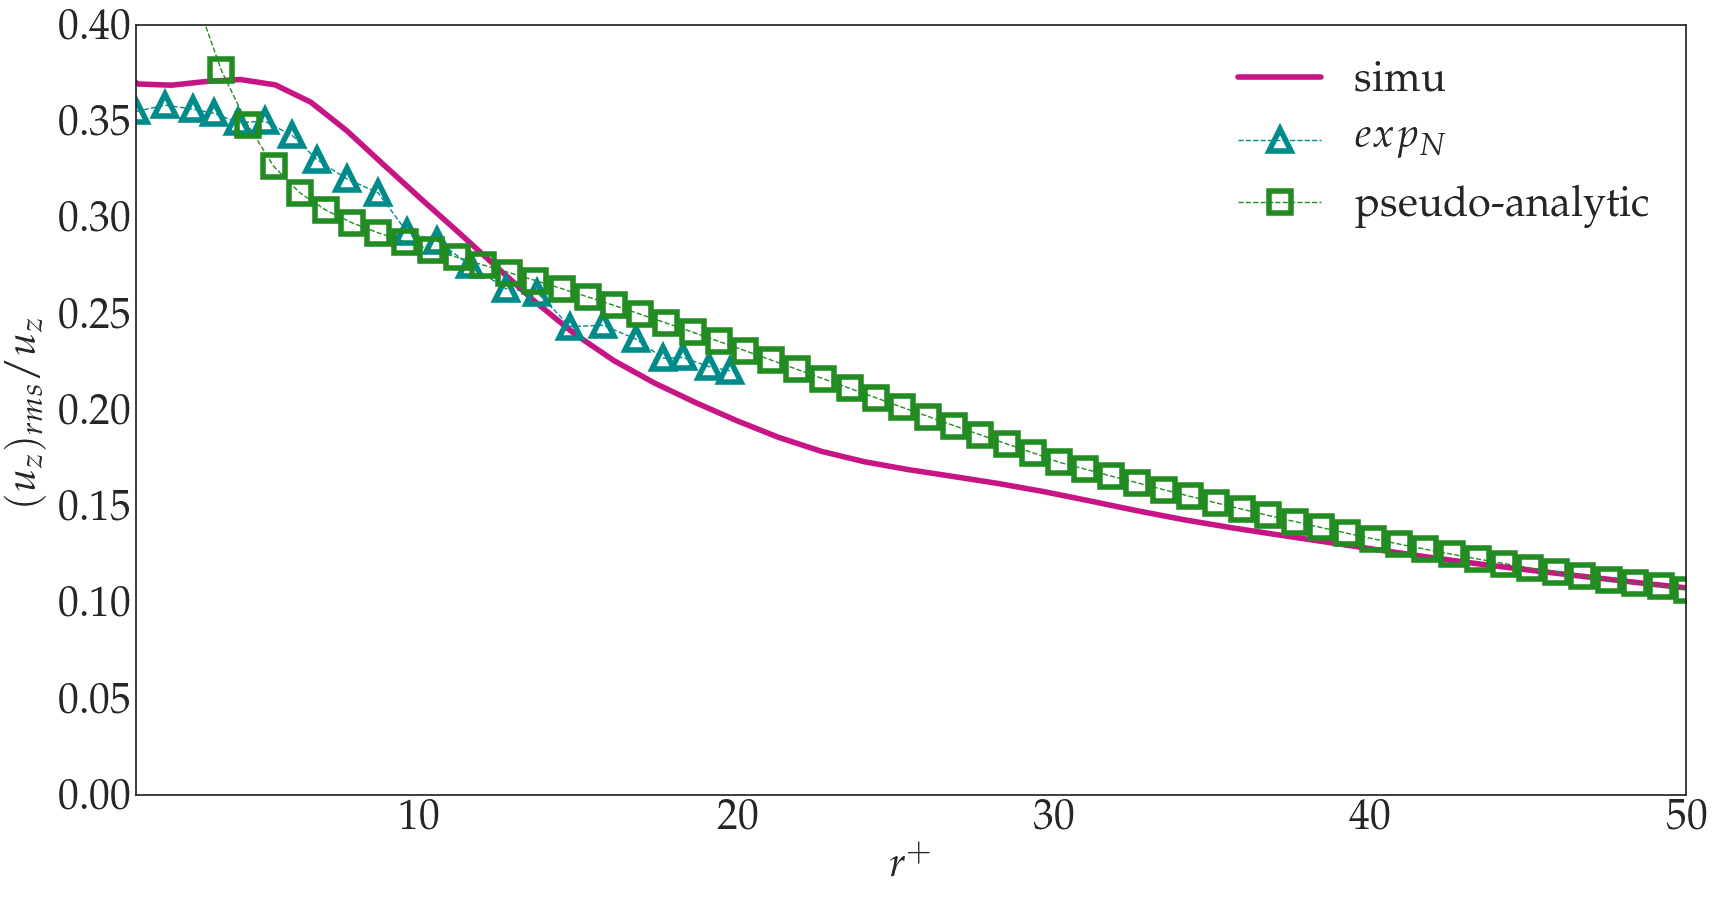

The script that saved this image:
import numpy as np
#import general_settings as gs
import reference_database as rdb
import matplotlib
matplotlib.use('agg')
import matplotlib.pyplot as plt

def main():

    plt.style.use('seaborn-white') # from defaut
    plt.rcParams.update({'font.size': 30})
    plt.rcParams['savefig.dpi'] = 100
    
    from matplotlib import rc
#    rc('font',**{'family':'sans-serif','sans-serif':['Helvetica']})
    ## for Palatino and other serif fonts use:
    rc('font',**{'family':'serif','serif':['Palatino']})
    rc('text', usetex=True)

    import spatialSeriesReader_returnBothInnerAndOuter as ssR
    import parameters_t_c as p_appoxEggels
    import copy

    sampleNaming='lines_typeFace_cell'

    fig1,ax1 = plt.subplots(figsize=(20,10))
    l = ssR.pre_check(p_appoxEggels.parameters,sampleNaming)
    innerCoordData = ssR.process(p_appoxEggels.parameters,validDataList=l,colonNb=3,innerVar=True)
    ax1.plot(innerCoordData['rPlus'],innerCoordData['std']/innerCoordData['mean'],label='simu',linewidth=4,color='mediumvioletred')
    for i in range(0, len(l), -40):
        ax1.plot(innerCoordData['rPlus'],innerCoordData['dataCmptArray'][i],label=str(i))

#    print innerCoordData['std']/innerCoordData['mean']

    x2, y2 = rdb.Niewstadt_article_1995.Fig9()
    ax1.plot(x2,y2,label=r'$exp_N$',linewidth=1,linestyle='--',marker='^',color='darkcyan',markeredgecolor='darkcyan', markerfacecolor='none', markersize=16, markeredgewidth=4)
    x1, y1 = rdb.Niewstadt_article_1995.dataFitting_Fig7(samplingSize=200)
#    print x1
#    ax1.plot(x1,y1)
#    x, y = rdb.Niewstadt_article_1995.Fig7()
#    print x
#    ax1.plot(x,y)
    x, y = rdb.analytic_functions.uPlus_yPlus(200,yPlusMax=max(x1),yPlusMin=min(x1))
    ax1.plot(x,y1/y,label='pseudo-analytic', linewidth=1,linestyle='--',marker='s',color='forestgreen',markeredgecolor='forestgreen', markerfacecolor='none', markersize=16, markeredgewidth=4)

    ax1.legend(bbox_to_anchor=(1, 1.0), ncol=1, fancybox=True, shadow=True)
#    ax1.set_xscale('log')
    ax1.set_xlim(1,50)
    ax1.set_ylim(0,0.4)
    ax1.set_xlabel(r'$r^+$')
    ax1.set_ylabel(r'$(u_z)_{rms}/u_z$')
    #ax1.set_title('approxEggels spatial stat.')
    
    fig1.savefig('UzRMS_over_Uz.png', bbox_inches='tight')

main()
